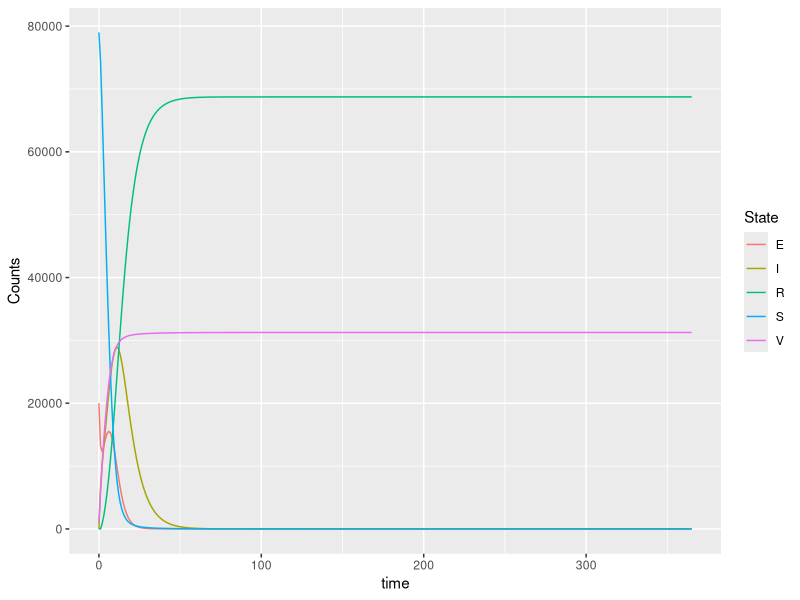

Recreate this plot in R.

# Create a function to calculate the rate of change in each state variable
change.dt <- function(X, Lambda, mu, beta, alpha, epsilon, gamma, sigma){
  S <- X[1] ; E <- X[2] ; I <- X[3] ; R <- X[4] ; V <- X[5]
  N <- S + E + I + R + V
  
  dSdt <- Lambda - mu*S - beta*I*S/N - alpha*S + sigma*E
  dEdt <- beta*I*S/N - (mu + epsilon)*E - sigma*E
  dIdt <- epsilon*E - (gamma + mu)*I
  dRdt <- gamma*I - mu*R
  dVdt <- alpha*S  - mu*V  
      
  return(c(dSdt, dEdt, dIdt, dRdt, dVdt))
        
}

# For time period (example for per day period)
change.dt(X = c(79000, 20000, 500, 100, 300), Lambda=0, mu=0, beta=0.75, alpha=0.006, epsilon=1/3, gamma=1/8, sigma = 0.01)

# A fuction that will update the system at each time step
updateSystm <- function(X, Lambda, mu, beta, alpha, epsilon, gamma, sigma, deltaT){
  X <- X + change.dt(X, Lambda, mu, beta, alpha, epsilon, gamma, sigma)*deltaT
  return(X)
}

# How many people are in S, E, I, R and V at time = 0
Systm <- c(79000, 20000, 1, 0, 999)
# Per-capita birth rate
Lambda <- 0
# Per-capita natural death rate
mu <- 0
# The proportion of the susceptible class that have received vaccination
alpha <- 0.06
# The rate of outflow from susceptible to exposed compartment
beta <- 0.75
# Rate of progression from exposed to infection
epsilon <- 1/3
# Recovery rate of infectious individual
gamma <- 1/8
# The rate of inflow into susceptible from the exposed compartment
sigma = 0.01
# time step
deltaT <- 1
# time period
period <- 365


epidemic <- data.frame(time=0, S=Systm[1], E=Systm[2], I=Systm[3], R=Systm[4], V=Systm[5])

for(time in seq(from=deltaT, to=period, by=deltaT)){
  
  Systm <- updateSystm(Systm, Lambda, mu, beta, alpha, epsilon,  gamma, sigma, deltaT)
  epidemic <- rbind(epidemic, c(time, Systm))

}

install.packages("tidyverse")
library(tidyverse)

epi <- epidemic %>%
  pivot_longer(S:V, values_to="Counts", names_to="State")

ggplot(epi) + geom_line(aes(x=time, y=Counts, col=State))



